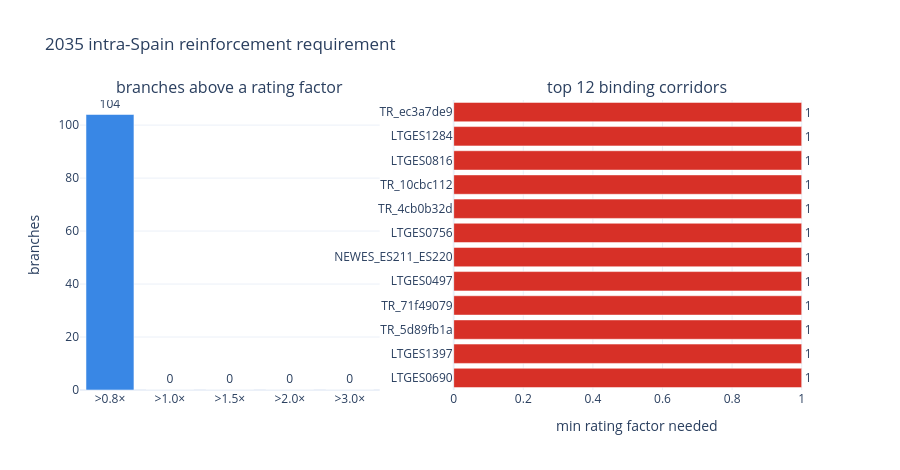

Notebook cell for this chart:
### Markdown cell above
### How much reinforcement each corridor needs
For every branch, the minimum rating factor it requires = peak `loading_pct × LRF_USED / 100`
(from the feasible run's flows, with `LRF_USED` recovered from the CSVs). The need is **targeted,
not blanket**.

### Code cell
req = (branch.groupby(['branch_id', 'branch_name'])
       .agg(peak_load_pct=('loading_pct', 'max')).reset_index())
req['req_factor'] = req['peak_load_pct'] * LRF_USED / 100.0
req = req.sort_values('req_factor', ascending=False)

thresholds = [0.8, 1.0, 1.5, 2.0, 3.0]
counts = [int((req['req_factor'] > t).sum()) for t in thresholds]
print('system-min feasible line_rating_factor ~ %.2f  (branch %s)'
      % (req['req_factor'].max(), req.iloc[0]['branch_name']))
for t, c in zip(thresholds, counts):
    print(f'  branches needing > {t:>3}x : {c}')

fig = make_subplots(rows=1, cols=2, column_widths=[0.45, 0.55],
                    subplot_titles=('branches above a rating factor', 'top 12 binding corridors'),
                    specs=[[{'type': 'bar'}, {'type': 'bar'}]])
fig.add_bar(x=[f'>{t}×' for t in thresholds], y=counts, marker_color='#3987e5',
            text=counts, textposition='outside', row=1, col=1)
top = req.head(12).iloc[::-1]
fig.add_bar(x=top['req_factor'], y=top['branch_name'], orientation='h',
            marker_color='#d73027', text=top['req_factor'].round(2), textposition='outside',
            row=1, col=2)
fig.update_xaxes(title_text='min rating factor needed', row=1, col=2)
fig.update_yaxes(title_text='branches', row=1, col=1)
fig.update_layout(title='2035 intra-Spain reinforcement requirement', height=470, showlegend=False)
save_plotly(fig, 'reinforcement_bars_2035.html'); fig.show()
req.head(12)

### Figure 1 — Plotly figure (JSON) as saved in the notebook; plotly's stock layout.template omitted (floating-point values rounded to 4 significant figures)
{"data": [{"marker": {"color": "#3987e5"}, "text": ["104", "0", "0", "0", "0"], "textposition": "outside", "type": "bar", "x": [">0.8×", ">1.0×", ">1.5×", ">2.0×", ">3.0×"], "xaxis": "x", "y": [104, 0, 0, 0, 0], "yaxis": "y"}, {"marker": {"color": "#d73027"}, "orientation": "h", "text": [1.0, 1.0, 1.0, 1.0, 1.0, 1.0, 1.0, 1.0, 1.0, 1.0, 1.0, 1.0], "textposition": "outside", "type": "bar", "x": [1.0, 1.0, 1.0, 1.0, 1.0, 1.0, 1.0, 1.0, 1.0, 1.0, 1.0, 1.0], "xaxis": "x2", "y": ["LTGES0690", "LTGES1397", "TR_5d89fb1a", "TR_71f49079", "LTGES0497", "NEWES_ES211_ES220", "LTGES0756", "TR_4cb0b32d", "TR_10cbc112", "LTGES0816", "LTGES1284", "TR_ec3a7de9"], "yaxis": "y2"}], "layout": {"annotations": [{"font": {"size": 16}, "showarrow": false, "text": "branches above a rating factor", "x": 0.2025, "xanchor": "center", "xref": "paper", "y": 1, "yanchor": "bottom", "yref": "paper"}, {"font": {"size": 16}, "showarrow": false, "text": "top 12 binding corridors", "x": 0.7525, "xanchor": "center", "xref": "paper", "y": 1, "yanchor": "bottom", "yref": "paper"}], "height": 470, "showlegend": false, "title": {"text": "2035 intra-Spain reinforcement requirement"}, "xaxis": {"anchor": "y", "domain": [0, 0.405]}, "xaxis2": {"anchor": "y2", "domain": [0.505, 1], "title": {"text": "min rating factor needed"}}, "yaxis": {"anchor": "x", "domain": [0, 1], "title": {"text": "branches"}}, "yaxis2": {"anchor": "x2", "domain": [0, 1]}}}
